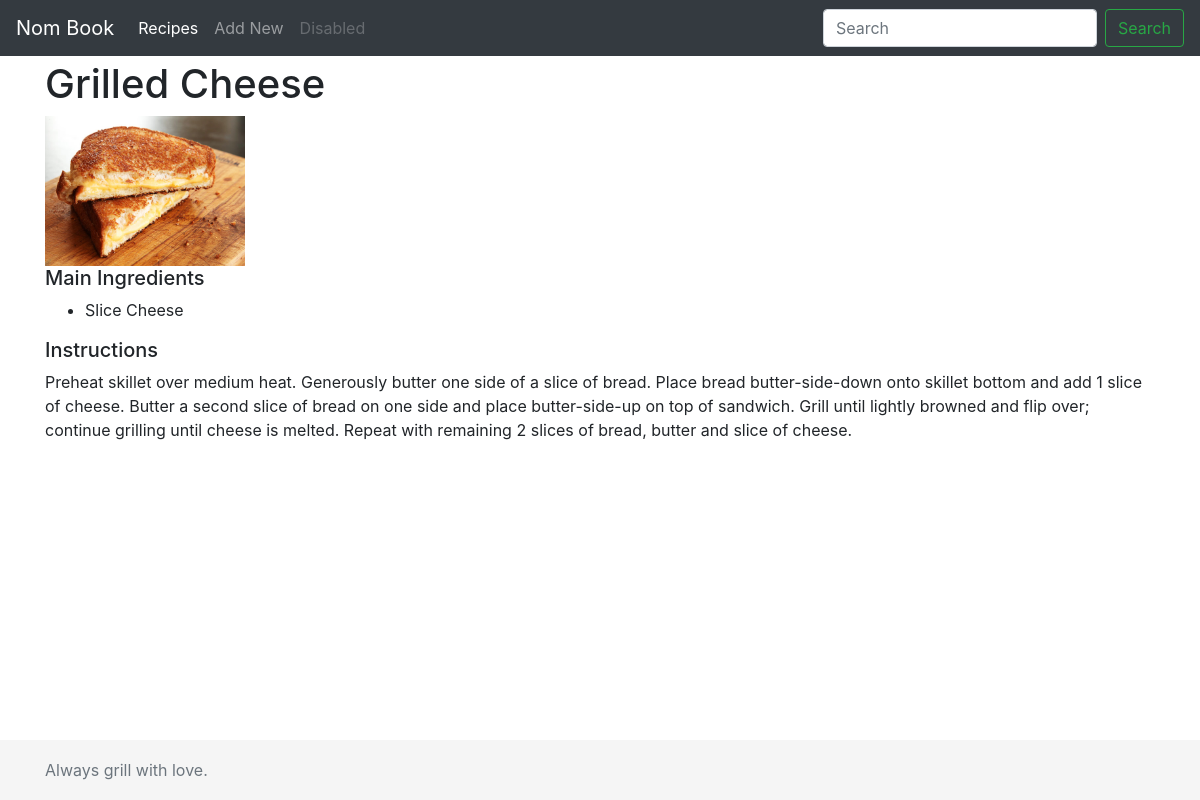
Before: / with the older database file.
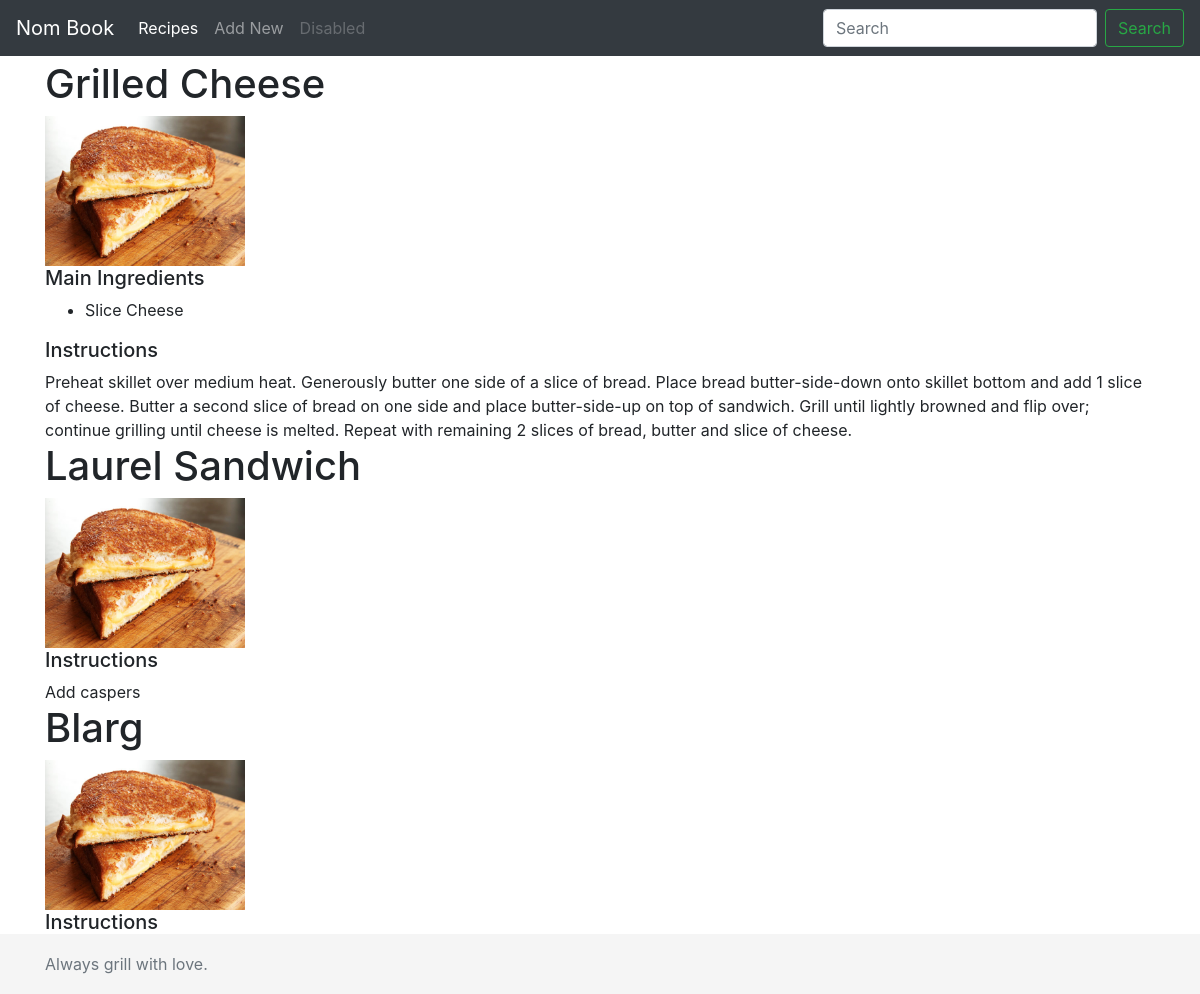
After: the same page with the newer database file.
### recipebook/models.py (models this page shows, shortened)
class Recipe(models.Model):
    class Meta:
        verbose_name = 'Recipe'
        verbose_name_plural = 'Recipes'
    id = models.AutoField(primary_key = True)
    title = models.CharField(max_length=150)
    instructions = models.TextField(blank=True)

class IngredientSection(models.Model):
    class Meta:
        verbose_name = 'Ingredient Section'
        verbose_name_plural = 'Ingredient Sections'
    section_name = models.CharField(max_length=100)
    recipe = models.ForeignKey(Recipe, related_name='ingredient_sections', on_delete = models.CASCADE, null=True)

class IngredientQuantity(models.Model):
    class Meta:
        verbose_name = 'Ingredient Quantity'
        verbose_name_plural = 'Ingredient Quantities'
    id = models.AutoField(primary_key = True)
    ingredient = models.ForeignKey(Ingredient, on_delete=models.PROTECT)
    quantity = models.DecimalField(max_digits=5, decimal_places=1)
    ingredient_section = models.ForeignKey(IngredientSection, related_name='ingredient_quantities', on_delete = models.CASCADE, null=True)

class Ingredient(models.Model):
    class Meta:
        verbose_name = 'Ingredient'
        verbose_name_plural = 'Ingredients'
    id = models.AutoField(primary_key = True)
    name = models.CharField(max_length=100)
    unit = models.ForeignKey(Unit, on_delete=models.PROTECT)

class Unit(models.Model):
    class Meta:
        verbose_name = 'Unit'
        verbose_name_plural = 'Units'
    id = models.AutoField(primary_key = True)
    name = models.CharField(max_length=50)
    short_name = models.CharField(max_length=25, blank=True)

### recipebook/views.py (the view)
# urls.py: path('', RecipeList.as_view()),
class RecipeList(ListView):
    model = Recipe
    context_object_name = 'recipes'

### recipebook/templates/recipebook/recipe_list.html (shortened to what this page needs)
{% extends 'base.html' %}
{% load fractions %}
{% load staticfiles %}
{% block content %}
  {% for recipe in recipes %}
      <h1>{{ recipe.title }}</h1>
      <img src="{% static 'img/grilled_cheese.jpg' %}" alt="" style="width: 200px;">
      {% for section in recipe.ingredient_sections.all %}
        <h5>{{section.section_name}}</h5>
        <ul>
        {% for ingredient_quantity in section.ingredient_quantities.all %}
          <li>
              {{ingredient_quantity.ingredient.unit.name}}
            {{ingredient_quantity.ingredient.name}}</li>
        {% endfor %}
        </ul>
      {% endfor %}
      <h5>Instructions</h5>
      {{recipe.instructions}}
  {% endfor %}
{% endblock %}

### templates/base.html (shortened to what this page needs)
<!DOCTYPE html>
{% load staticfiles %}
<html lang="en" dir="ltr">
  <head>
    <link rel="stylesheet" href="https://maxcdn.bootstrapcdn.com/bootstrap/4.0.0/css/bootstrap.min.css">
    <link rel="stylesheet" href="{% static 'css/sticky-footer-navbar.css'%}">
    <link rel="stylesheet" href="{% static 'css/style.css'%}">
  </head>
  <body>
    <header>
          <nav class="navbar navbar-expand-md navbar-dark fixed-top bg-dark">
            <a class="navbar-brand" href="/">Nom Book</a>
            <div class="collapse navbar-collapse" id="navbarCollapse">
              <ul class="navbar-nav mr-auto">
                <li class="nav-item active">
                  <a class="nav-link" href="/">Recipes <span class="sr-only">(current)</span></a>
                </li>
                <li class="nav-item">
                  <a class="nav-link" href="/addrecipe">Add New</a>
                </li>
                <li class="nav-item">
                  <a class="nav-link disabled" href="#">Disabled</a>
                </li>
              </ul>
              <form class="form-inline mt-2 mt-md-0">
                <input class="form-control mr-sm-2" type="text" placeholder="Search" aria-label="Search">
                <button class="btn btn-outline-success my-2 my-sm-0" type="submit">Search</button>
              </form>
            </div>
          </nav>
        </header>
        <main role="main" class="container">
          {% block content %}
          {% endblock %}
        </main>
        <footer class="footer">
          <div class="container">
            <span class="text-muted">Always grill with love.</span>
          </div>
        </footer>
  </body>
</html>

### static/css/sticky-footer-navbar.css (style rules this page uses)
html { position: relative; min-height: 100%; }
body { margin-bottom: 60px; }
.footer { position: absolute; bottom: 0; width: 100%; height: 60px; line-height: 60px; background-color: #f5f5f5; }
body > .container { padding: 60px 15px 0; }
.footer > .container { padding-right: 15px; padding-left: 15px; }

Changed rows visible on the page:
added Recipe: title "Laurel Sandwich", instructions "Add caspers"
added Recipe: title "Blarg"
